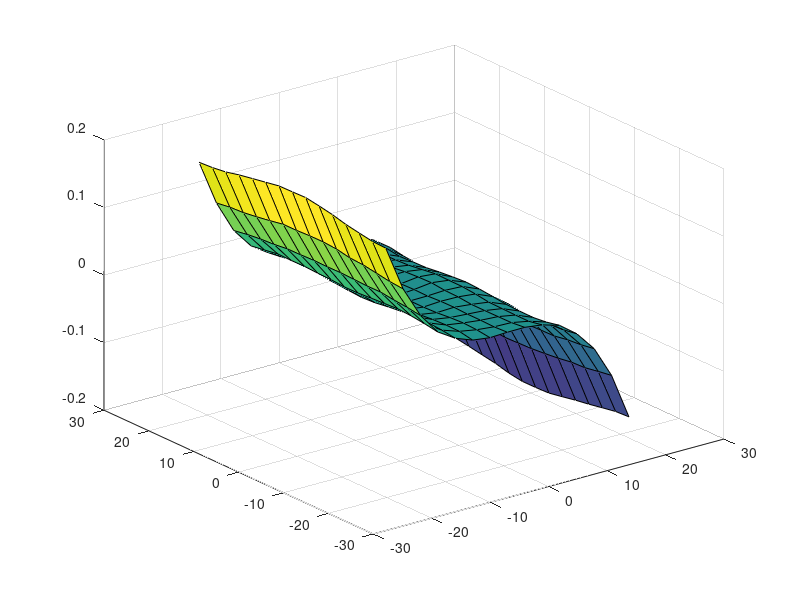

The MATLAB source for this figure: (Note: this script raises an error after producing the figure.)
% =============================================================
% MATLAB 代码：真实感增强版畸变仿真 (Realistic Simulation Style)
% 核心改进：引入离散化网格、高阶残差波纹、数值噪声
% =============================================================
clc; clear; close all;

%% 1. 离散化采样 (Discrete Sampling)
% 真实仿真通常是有限采样点的。
% 这里的点数 (21x21) 模拟 ZEMAX 导出的标准网格密度，不要太密。
limit_angle = 20.8;
alpha_range = linspace(-limit_angle, limit_angle, 15); 
beta_range = linspace(-limit_angle, limit_angle, 15);
[alpha, beta] = meshgrid(alpha_range, beta_range);

%% 2. 构建基础数学模型 (Base Model)
% 保持之前的宏观趋势，符合你的理论预期
A = -2.11e-5; 
B = 1.6e-6; 
Z_base = A .* alpha.^3 + B .* alpha .* beta.^2;

%% 3. 注入“真实感”噪声 (Injecting Realism)
% 真实的光学系统尤其是组合透镜，会有高阶像差残留。

% (1) 高阶波纹 (High-order Ripple): 
% 模拟柱面镜系统中常见的高阶非球面残差，让曲面不那么“完美光滑”
% 幅度设定为极小 (0.005mm)，肉眼可见微小起伏，但改变不了大趋势
Z_ripple = 0.005 * sin(alpha/5) .* cos(beta/5);

% (2) 随机数值噪声 (Numerical Noise):
% 模拟计算精度误差或微小的加工公差
rng(42); % 固定种子保证结果可复现
Z_noise = 0.002 * (rand(size(alpha)) - 0.5); 

% 合成最终数据
Z_final = Z_base + Z_ripple + Z_noise;

%% 4. 绘图 (Plotting with "Engineering Style")
figure('Color', 'w', 'Position', [100, 100, 900, 700]);

% 关键修改：使用 surf 但强调网格
h_surf = surf(alpha, beta, Z_final);

% --- 视觉风格核心调整 ---
colormap(parula(1024));          % 工程软件常用 jet 而非 parula
shading faceted;        % 【关键】! 使用分面着色，模拟离散数据点，而非完美插值
h_surf.EdgeColor = 'k'; % 网格线设为黑色
h_surf.EdgeAlpha = 0.4; % 网格线半透明，不要太黑
h_surf.LineWidth = 0.5; % 线宽
h_surf.FaceAlpha = 1; % 曲面微透

% --- 坐标轴设置 ---
xlim([-21 21]);
ylim([-21 21]);
zlim([-0.25 0.4]); 

% 开启网格与边框
grid off;       % 开启背景网格
box on;
ax = gca;
ax.LineWidth = 1.2;
ax.FontSize = 12;
ax.GridLineStyle = ':'; % 虚线网格更像论文插图

%% 5. 标注与细节 (Labels)
xlabel('\alpha/^\circ', 'Interpreter', 'tex', 'FontSize', 16, 'FontWeight', 'bold');
ylabel('\beta/^\circ', 'Interpreter', 'tex', 'FontSize', 16, 'FontWeight', 'bold');
zlabel('畸变/mm', 'FontName', 'SimHei', 'FontSize', 14, 'FontWeight', 'bold'); 

% 标题
% title('图 3.1 组合柱面透镜系统畸变场仿真', 'FontName', 'SimHei', 'FontSize', 16);

% 设置视角
view(-35, 25); 

% 刻度设置
xticks([-20 -10 0 10 20]);
yticks([-20 -10 0 10 20]);
zticks([-0.2  0  0.2 0.4]);

% 颜色条
% c = colorbar;
% c.Label.String = '非线性畸变 (mm)';
% c.Label.FontName = 'SimHei';
% c.Label.FontSize = 12;

% 在图中标注关键点（增强分析感）
% text(18, 18, -0.25, '边缘视场严重畸变', 'FontName', 'SimHei', 'Color', 'r', 'FontSize', 10);